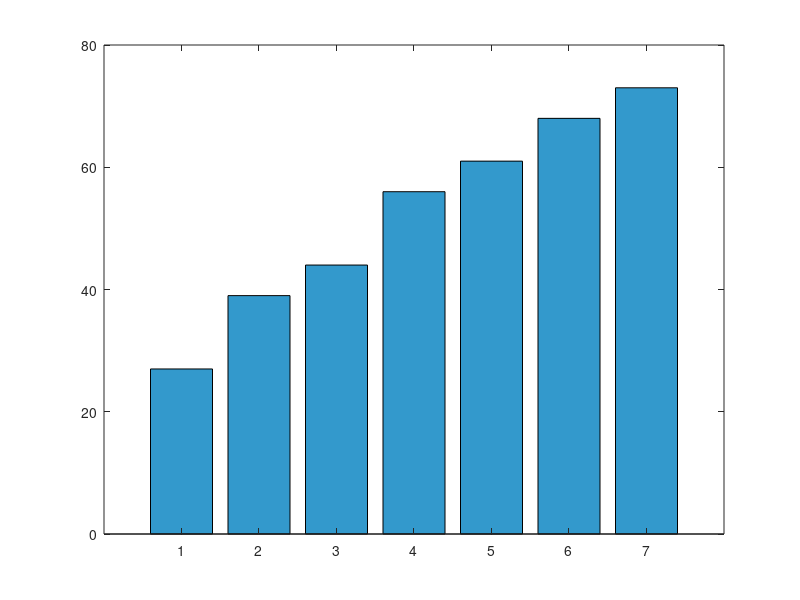

Write MATLAB code to recreate this figure. (Note: this script raises an error after producing the figure.)
%% 
% ===================================================== %
% UTS Matematika Sains Data — Semester Genap 2025/2026 
% Soal 1 — <Eksplorasi> 
% --------------------------------------------------- 
% Nama  : Irsyad Fadhil 
% NIM   : 2510514034
% Parameter: N=34, a=3, b=4, K=8, theta0=110, alpha=0.005 
% Tanggal: 21 April 2026 
% ===================================================== 

clc; clear; close all; 

% Parameter personalisasi berdasarkan NIM ...34
N = 34;  a = 3;  b = 4;  K = 8; 
theta0 = 110; % derajat 
alpha_lr = 0.005; 

% --- Bagian (c): Pembentukan Data dan Visualisasi ---

% Inisialisasi indeks toko i = 1 sampai 7
i = 1:7;

% Rumus Pembentukan Data Toko Di
% Di = 20 + (K * i) + (mod(a*i, 7)) - (mod(b*i, 5))
Di = 20 + (K .* i) + mod(a .* i, 7) - mod(b .* i, 5);

% Hitung Rata-rata untuk garis horizontal
rata_rata = mean(Di);

% Membuat Visualisasi
figure('Color', 'w'); % Membuat figure dengan background putih
bar_plot = bar(i, Di, 'FaceColor', [0.2 0.6 0.8]); % Warna biru muda
hold on;

% Menambahkan garis rata-rata horizontal
yline(rata_rata, 'r--', 'LineWidth', 2); 

% Menambahkan teks informasi rata-rata di grafik
text(1.2, rata_rata + 2, ['Rata-rata: ', num2str(rata_rata, '%.2f')], 'Color', 'r', 'FontWeight', 'bold');

% Pengaturan Label dan Judul (Bahasa Indonesia & Mengandung NIM)
xlabel('Nomor Toko (i)');
ylabel('Penjualan (Juta Rupiah)');
title(['Analisis Penjualan per Toko - NIM: ', num2str(2510514034)]);
grid on;

% Mengatur rentang sumbu X agar rapi
xticks(1:7);
ylim([0, max(Di) + 10]); % Memberi ruang di atas bar tertinggi

% Menyimpan hasil sebagai file PNG
saveas(gcf, 'Penjualan_Toko_Irsyad_2510514034.png');

% Menampilkan pesan di Command Window
fprintf('Data Di yang terbentuk: \n');
disp(Di);
fprintf('Diagram telah disimpan dengan nama: Penjualan_Toko_Irsyad_2510514034.png\n');

% Menampilkan waktu sistem agar terlihat di Command Window
fprintf('\n--- Waktu Pengerjaan ---\n');
datetime('now')
